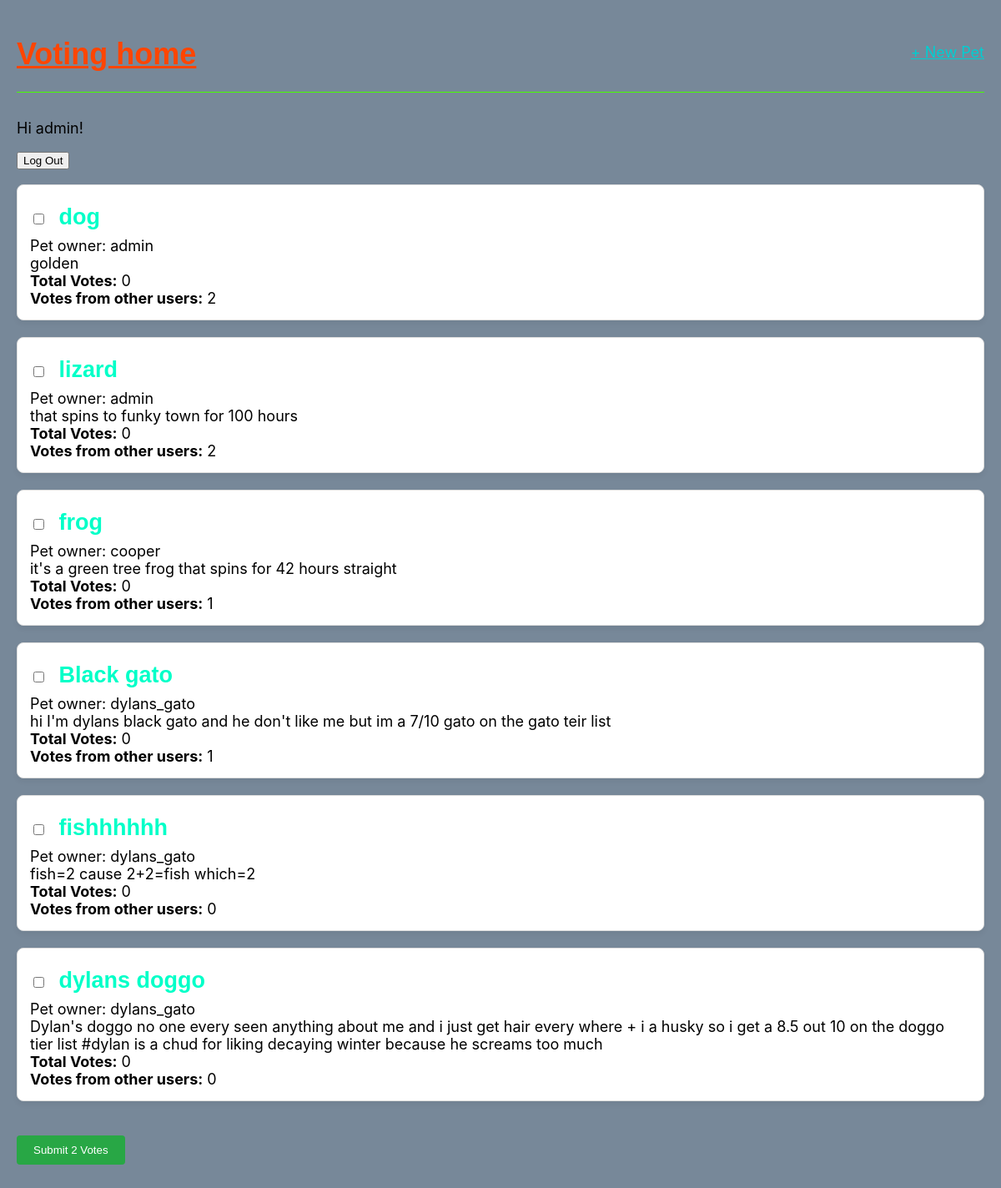
The app's page / (signed in) with its own data.
### Voting/models.py (models this page shows, shortened)
class Pet(models.Model):
    Type = models.CharField(max_length=200)
    owner = models.ForeignKey(
        'auth.User',
        on_delete=models.CASCADE,
    )
    description = models.TextField()
    voters = models.ManyToManyField(User, related_name='voted_pets', blank=True)
    def get_absolute_url(self):
        return reverse("pet_detail", kwargs={"pk": self.pk})

### Voting/views.py (the view, shortened to what this page needs)
# urls.py: path('', PetList.as_view(), name ='home'),
class PetList(ListView):
    model = Pet
    template_name = 'home.html'
    def get_queryset(self):
        queryset = super().get_queryset()
        user = self.request.user
        for pet in queryset:
            total_votes = getattr(pet, 'votes', 0) or pet.voters.count()
            if user.is_authenticated and pet.voters.filter(id=user.id).exists():
                pet.other_votes = max(0, total_votes - 1)
                pet.voted_by_me = True
            else:
                pet.other_votes = total_votes
                pet.voted_by_me = False
        return queryset

### templates/home.html (shortened to what this page needs)
{% extends 'base.html' %}
{% block content %}
<form action="" method="post">
    {% for pet in pet_list %}
    <div class="pet-entry" style="margin-bottom: 20px; padding: 15px; border: 1px solid #ddd; border-radius: 8px;">
        <h2>
            <input type="checkbox" name="selected_pets" value="{{ pet.id }}" style="margin-right: 10px;">
            <a href="{{ pet.get_absolute_url }}">{{ pet.Type }}</a>
        </h2>
        <p>Pet owner: {{ pet.owner }}</p>
        <p>{{ pet.description }}</p>
<p><strong>Total Votes:</strong> {{ pet.votes|default:0 }}</p>
<p><strong>Votes from other users:</strong> {{ pet.other_votes }}</p>
    </div>
    {% endfor %}
    <br>
    <button type="submit" style="padding: 10px 20px; background-color: #28a745; color: white; border: none; border-radius: 4px; cursor: pointer;">
        Submit 2 Votes
    </button>
</form>
{% endblock %}

### templates/base.html (shortened to what this page needs)
{% load static %}
<html>
    <head>
<link href="https://googleapis.com" rel="stylesheet">
<link rel="stylesheet" href="{% static 'css/base.css' %}">
    </head>
    <body>
        <header>
            <div class="nav-left">
            <h1><a href="{% url 'home' %}">Voting home</a></h1>
            </div>
            <div class="nav-right">
                <a href="{% url 'pet_new' %}">+ New Pet </a>
            </div>
        </header>
        {% if user.is_authenticated %}
        <p>Hi {{ user.username }}!</p>
        <form action="{% url "logout" %}" method="post">
            <button type="submit">Log Out</button>
        </form>
        {% else %}
        <p>You are not logged in.</p>
        <a href="{% url 'login' %}">Log In</a> |
        <a href="{% url 'signup' %}">Sign Up</a>
        {% endif %}
        {% block content %}
        {% endblock %}
    </body>
</html>

### static/css/base.css (style rules this page uses)
body { font-family: 'Inter', sans-serif; font-size: 18px; background-color: lightslategray; max-width: 1200px; margin: 0 auto; padding: 20px; }
h1, h2, h3 { font-family: 'Poppins', sans-serif; }
header { border-bottom: 1px solid #48ff00; margin-bottom: 2rem; display: flex; }
header h1 a { color: orangered; }
.nav-left { margin-right: auto; }
.nav-right { display: flex; padding-top: 2rem; }
.pet-entry { margin-bottom: 2rem; }
.pet-entry h2 { margin: 0.5rem 0; }
.pet-entry h2 a, .pet-entry h2 a:visited { color: rgb(0, 255, 200); text-decoration: none; }
.pet-entry p { margin: 0; font-weight: 400; }
.pet-entry { background: #ffffff; border: 1px solid black; border-radius: 12px; box-shadow: 0 4px 6px rgba(0, 0, 0, 0.05); padding: 20px; display: flex; flex-direction: column; justify-content: space-between; margin-bottom: 0; }
.nav-right a { color: darkturquoise; }

### records on screen
Pet: Type "dog", owner "admin", description "golden", votes "0", other_votes "2"
Pet: Type "lizard", owner "admin", description "that spins to funky town for 100 hours", votes "0", other_votes "2"
Pet: Type "frog", owner "cooper", description "it's a green tree frog that spins for 42 hours straight", votes "0", other_votes "1"
Pet: Type "Black gato", owner "dylans_gato", description "hi I'm dylans black gato and he don't like me but im a 7/10 gato on the gato teir list", votes "0", other_votes "1"
Pet: Type "fishhhhhh", owner "dylans_gato", description "fish=2 cause 2+2=fish which=2", votes "0", other_votes "0"
Pet: Type "dylans doggo", owner "dylans_gato", description "Dylan's doggo no one every seen anything about me and i just get hair every where + i a husky so i get a 8.5 out 10 on the doggo tier list #dylan is a chud for liking decaying winter because he screams too much", votes "0", other_votes "0"

### other values on screen
{{ user.username }} "admin"
